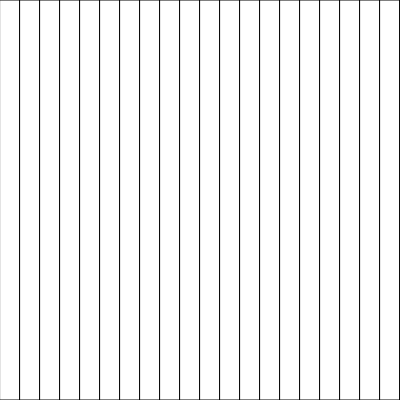
Frame 1 (no input)
Frame 60 (no input): identical to frame 1, image omitted
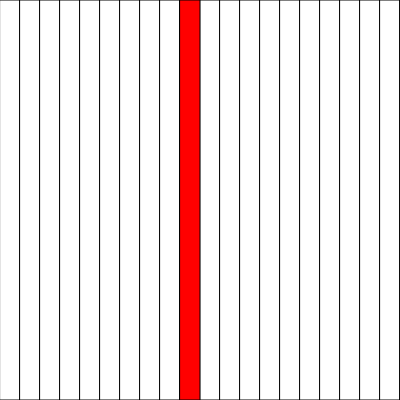
Frame 120 (the mouse pressed at the canvas centre since frame 60)

The p5.js sketch that drew these frames (run headless with seeded random() and noise() and a simulated clock; from frame 60 on, the mouse is pressed at the canvas centre):

// p5.js sketch
// ── sketch.js
let w;
function setup() {
  createCanvas(400, 400);

  w = width / 20;
}

function draw() {
  background(220);
  rect(0, 0, w, height);
  rect(w, 0, w, height);
  rect(2 * w, 0, w, height);
  rect(3 * w, 0, w, height);
  rect(4 * w, 0, w, height);
  rect(5 * w, 0, w, height);
  rect(6 * w, 0, w, height);
  rect(7 * w, 0, w, height);
  rect(8 * w, 0, w, height);
  rect(9 * w, 0, w, height);
  rect(10 * w, 0, w, height);
  rect(11 * w, 0, w, height);
  rect(12 * w, 0, w, height);
  rect(13 * w, 0, w, height);
  rect(14 * w, 0, w, height);
  rect(15 * w, 0, w, height);
  rect(16 * w, 0, w, height);
  rect(17 * w, 0, w, height);
  rect(18 * w, 0, w, height);
  rect(19 * w, 0, w, height);
  rect(20 * w, 0, w, height);

  push();
  if (mouseX <= w && mouseX > 0) {
    fill("red");
    rect(0, 0, w, height);
  }
  pop();

  push();
  if (mouseX <= 2 * w && mouseX > w) {
    fill("red");
    rect(w, 0, w, height);
  }
  pop();

  push();
  if (mouseX > 2 * w && mouseX <= 3 * w) {
    fill("red");
    rect(2 * w, 0, w, height);
  }
  pop();
  
  
  push();
  if (mouseX > 3 * w && mouseX <= 4 * w) {
    fill("red");
    rect(3 * w, 0, w, height);
  }
  pop();
  
   
  push();
  if (mouseX > 4 * w && mouseX <= 5 * w) {
    fill("red");
    rect(4 * w, 0, w, height);
  }
  pop();
  
  
  push();
  if (mouseX > 5 * w && mouseX <= 6 * w) {
    fill("red");
    rect(5 * w, 0, w, height);
  }
  pop();
  
  
  
  push();
  if (mouseX > 6 * w && mouseX <= 7 * w) {
    fill("red");
    rect(6 * w, 0, w, height);
  }
  pop();
  
  
    
  push();
  if (mouseX > 7 * w && mouseX <= 8 * w) {
    fill("red");
    rect(7 * w, 0, w, height);
  }
  pop();
  
  
      
  push();
  if (mouseX > 8 * w && mouseX <= 9 * w) {
    fill("red");
    rect(8 * w, 0, w, height);
  }
  pop();
  
  
      
  push();
  if (mouseX > 9 * w && mouseX <= 10 * w) {
    fill("red");
    rect(9 * w, 0, w, height);
  }
  pop();
  
  
      
  push();
  if (mouseX > 10 * w && mouseX <= 11 * w) {
    fill("red");
    rect(10 * w, 0, w, height);
  }
  pop();
  
  
  
    push();
  if (mouseX > 11 * w && mouseX <= 12 * w) {
    fill("red");
    rect(11 * w, 0, w, height);
  }
  pop();
  
  
    
    push();
  if (mouseX > 12 * w && mouseX <= 13 * w) {
    fill("red");
    rect(12 * w, 0, w, height);
  }
  pop();
  
  
   
    push();
  if (mouseX > 13 * w && mouseX <= 14 * w) {
    fill("red");
    rect(13 * w, 0, w, height);
  }
  pop();
  
  
    push();
  if (mouseX > 14 * w && mouseX <= 15 * w) {
    fill("red");
    rect(14 * w, 0, w, height);
  }
  pop();
  
  
   
    push();
  if (mouseX > 15 * w && mouseX <= 16 * w) {
    fill("red");
    rect(15 * w, 0, w, height);
  }
  pop();
  
    push();
  if (mouseX > 16 * w && mouseX <= 17 * w) {
    fill("red");
    rect(16 * w, 0, w, height);
  }
  pop();
  
  
    push();
  if (mouseX > 17 * w && mouseX <= 18 * w) {
    fill("red");
    rect(17 * w, 0, w, height);
  }
  pop();
  
  
  
   push();
  if (mouseX > 18 * w && mouseX <= 19 * w) {
    fill("red");
    rect(18 * w, 0, w, height);
  }
  pop();
  
  
     push();
  if (mouseX > 19 * w && mouseX <= 20 * w) {
    fill("red");
    rect(19 * w, 0, w, height);
  }
  pop();
  
  
  
}
